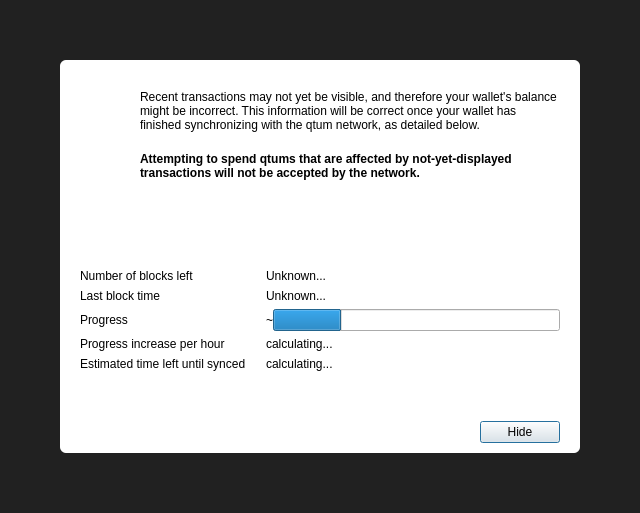
<?xml version="1.0" encoding="UTF-8"?>
<ui version="4.0">
 <class>ModalOverlay</class>
 <widget class="ModalOverlay" name="ModalOverlay">
  <property name="geometry">
   <rect>
    <x>0</x>
    <y>0</y>
    <width>640</width>
    <height>513</height>
   </rect>
  </property>
  <property name="windowTitle">
   <string>Form</string>
  </property>
  <layout class="QVBoxLayout" name="verticalLayout" stretch="0">
   <property name="sizeConstraint">
    <enum>QLayout::SetDefaultConstraint</enum>
   </property>
   <property name="leftMargin">
    <number>0</number>
   </property>
   <property name="topMargin">
    <number>0</number>
   </property>
   <property name="rightMargin">
    <number>0</number>
   </property>
   <property name="bottomMargin">
    <number>0</number>
   </property>
   <item>
    <widget class="QWidget" name="bgWidget" native="true">
     <property name="styleSheet">
      <string notr="true">#bgWidget { background: rgba(0,0,0,220); }</string>
     </property>
     <layout class="QVBoxLayout" name="verticalLayoutMain" stretch="0">
      <property name="leftMargin">
       <number>60</number>
      </property>
      <property name="topMargin">
       <number>60</number>
      </property>
      <property name="rightMargin">
       <number>60</number>
      </property>
      <property name="bottomMargin">
       <number>60</number>
      </property>
      <item>
       <widget class="QWidget" name="contentWidget" native="true">
        <property name="styleSheet">
         <string notr="true">#contentWidget { background: white; border-radius: 6px; }</string>
        </property>
        <layout class="QVBoxLayout" name="verticalLayout_3" stretch="1,0,0">
         <property name="spacing">
          <number>0</number>
         </property>
         <property name="leftMargin">
          <number>20</number>
         </property>
         <property name="topMargin">
          <number>10</number>
         </property>
         <property name="rightMargin">
          <number>20</number>
         </property>
         <property name="bottomMargin">
          <number>10</number>
         </property>
         <item>
          <widget class="QStackedWidget" name="stackedWidget">
           <property name="currentIndex">
            <number>0</number>
           </property>
           <widget class="QWidget" name="page">
            <layout class="QVBoxLayout" name="verticalLayout_2">
             <property name="spacing">
              <number>0</number>
             </property>
             <property name="leftMargin">
              <number>0</number>
             </property>
             <property name="topMargin">
              <number>0</number>
             </property>
             <property name="rightMargin">
              <number>0</number>
             </property>
             <property name="bottomMargin">
              <number>0</number>
             </property>
             <item>
              <layout class="QHBoxLayout" name="horizontalLayoutIconText" stretch="0,1">
               <property name="spacing">
                <number>20</number>
               </property>
               <property name="topMargin">
                <number>20</number>
               </property>
               <item>
                <layout class="QVBoxLayout" name="verticalLayoutIcon">
                 <item>
                  <widget class="QPushButton" name="warningIcon">
                   <property name="enabled">
                    <bool>false</bool>
                   </property>
                   <property name="text">
                    <string/>
                   </property>
                   <property name="icon">
                    <iconset>
                     <normaloff>:/icons/warning</normaloff>
                     <disabledoff>:/icons/warning</disabledoff>:/icons/warning</iconset>
                   </property>
                   <property name="iconSize">
                    <size>
                     <width>48</width>
                     <height>48</height>
                    </size>
                   </property>
                   <property name="flat">
                    <bool>true</bool>
                   </property>
                  </widget>
                 </item>
                 <item>
                  <spacer name="verticalSpacerWarningIcon">
                   <property name="orientation">
                    <enum>Qt::Vertical</enum>
                   </property>
                   <property name="sizeHint" stdset="0">
                    <size>
                     <width>20</width>
                     <height>40</height>
                    </size>
                   </property>
                  </spacer>
                 </item>
                </layout>
               </item>
               <item>
                <layout class="QVBoxLayout" name="verticalLayoutInfoText">
                 <property name="leftMargin">
                  <number>0</number>
                 </property>
                 <property name="topMargin">
                  <number>0</number>
                 </property>
                 <item>
                  <widget class="QLabel" name="infoText">
                   <property name="text">
                    <string>Recent transactions may not yet be visible, and therefore your wallet's balance might be incorrect. This information will be correct once your wallet has finished synchronizing with the qtum network, as detailed below.</string>
                   </property>
                   <property name="textFormat">
                    <enum>Qt::RichText</enum>
                   </property>
                   <property name="wordWrap">
                    <bool>true</bool>
                   </property>
                  </widget>
                 </item>
                 <item>
                  <widget class="QLabel" name="infoTextStrong">
                   <property name="font">
                    <font>
                     <weight>75</weight>
                     <bold>true</bold>
                    </font>
                   </property>
                   <property name="text">
                    <string>Attempting to spend qtums that are affected by not-yet-displayed transactions will not be accepted by the network.</string>
                   </property>
                   <property name="textFormat">
                    <enum>Qt::RichText</enum>
                   </property>
                   <property name="wordWrap">
                    <bool>true</bool>
                   </property>
                  </widget>
                 </item>
                 <item>
                  <spacer name="verticalSpacerInTextSpace">
                   <property name="orientation">
                    <enum>Qt::Vertical</enum>
                   </property>
                   <property name="sizeHint" stdset="0">
                    <size>
                     <width>20</width>
                     <height>40</height>
                    </size>
                   </property>
                  </spacer>
                 </item>
                </layout>
               </item>
              </layout>
             </item>
             <item>
              <layout class="QFormLayout" name="formLayout">
               <property name="fieldGrowthPolicy">
                <enum>QFormLayout::ExpandingFieldsGrow</enum>
               </property>
               <property name="horizontalSpacing">
                <number>20</number>
               </property>
               <property name="verticalSpacing">
                <number>6</number>
               </property>
               <property name="topMargin">
                <number>10</number>
               </property>
               <item row="0" column="0">
                <widget class="QLabel" name="labelNumberOfBlocksLeft">
                 <property name="font">
                  <font>
                   <weight>50</weight>
                   <bold>false</bold>
                  </font>
                 </property>
                 <property name="text">
                  <string>Number of blocks left</string>
                 </property>
                </widget>
               </item>
               <item row="0" column="1">
                <widget class="QLabel" name="numberOfBlocksLeft">
                 <property name="sizePolicy">
                  <sizepolicy hsizetype="Expanding" vsizetype="Preferred">
                   <horstretch>0</horstretch>
                   <verstretch>0</verstretch>
                  </sizepolicy>
                 </property>
                 <property name="text">
                  <string>Unknown...</string>
                 </property>
                </widget>
               </item>
               <item row="1" column="0">
                <widget class="QLabel" name="labelLastBlockTime">
                 <property name="font">
                  <font>
                   <weight>50</weight>
                   <bold>false</bold>
                  </font>
                 </property>
                 <property name="text">
                  <string>Last block time</string>
                 </property>
                </widget>
               </item>
               <item row="1" column="1">
                <widget class="QLabel" name="newestBlockDate">
                 <property name="sizePolicy">
                  <sizepolicy hsizetype="Expanding" vsizetype="Preferred">
                   <horstretch>0</horstretch>
                   <verstretch>0</verstretch>
                  </sizepolicy>
                 </property>
                 <property name="text">
                  <string>Unknown...</string>
                 </property>
                </widget>
               </item>
               <item row="2" column="0">
                <widget class="QLabel" name="labelSyncDone">
                 <property name="font">
                  <font>
                   <weight>50</weight>
                   <bold>false</bold>
                  </font>
                 </property>
                 <property name="text">
                  <string>Progress</string>
                 </property>
                </widget>
               </item>
               <item row="2" column="1">
                <layout class="QHBoxLayout" name="horizontalLayoutSync" stretch="0,1">
                 <item>
                  <widget class="QLabel" name="percentageProgress">
                   <property name="text">
                    <string notr="true">~</string>
                   </property>
                  </widget>
                 </item>
                 <item>
                  <widget class="QProgressBar" name="progressBar">
                   <property name="value">
                    <number>24</number>
                   </property>
                   <property name="format">
                    <string/>
                   </property>
                  </widget>
                 </item>
                </layout>
               </item>
               <item row="4" column="0">
                <widget class="QLabel" name="labelProgressIncrease">
                 <property name="font">
                  <font>
                   <weight>50</weight>
                   <bold>false</bold>
                  </font>
                 </property>
                 <property name="text">
                  <string>Progress increase per hour</string>
                 </property>
                </widget>
               </item>
               <item row="4" column="1">
                <widget class="QLabel" name="progressIncreasePerH">
                 <property name="sizePolicy">
                  <sizepolicy hsizetype="Expanding" vsizetype="Preferred">
                   <horstretch>0</horstretch>
                   <verstretch>0</verstretch>
                  </sizepolicy>
                 </property>
                 <property name="text">
                  <string>calculating...</string>
                 </property>
                </widget>
               </item>
               <item row="5" column="0">
                <widget class="QLabel" name="labelEstimatedTimeLeft">
                 <property name="font">
                  <font>
                   <weight>50</weight>
                   <bold>false</bold>
                  </font>
                 </property>
                 <property name="text">
                  <string>Estimated time left until synced</string>
                 </property>
                </widget>
               </item>
               <item row="5" column="1">
                <widget class="QLabel" name="expectedTimeLeft">
                 <property name="sizePolicy">
                  <sizepolicy hsizetype="Expanding" vsizetype="Preferred">
                   <horstretch>0</horstretch>
                   <verstretch>0</verstretch>
                  </sizepolicy>
                 </property>
                 <property name="text">
                  <string>calculating...</string>
                 </property>
                </widget>
               </item>
              </layout>
             </item>
            </layout>
           </widget>
           <widget class="QWidget" name="page_2">
            <layout class="QVBoxLayout" name="verticalLayout_4">
             <property name="spacing">
              <number>15</number>
             </property>
             <property name="topMargin">
              <number>40</number>
             </property>
             <property name="bottomMargin">
              <number>40</number>
             </property>
             <item>
              <layout class="QHBoxLayout" name="horizontalLayout_2">
               <item>
                <spacer name="horizontalSpacer_4">
                 <property name="orientation">
                  <enum>Qt::Horizontal</enum>
                 </property>
                 <property name="sizeHint" stdset="0">
                  <size>
                   <width>40</width>
                   <height>20</height>
                  </size>
                 </property>
                </spacer>
               </item>
               <item>
                <widget class="QPushButton" name="warningIconBackup">
                 <property name="enabled">
                  <bool>false</bool>
                 </property>
                 <property name="text">
                  <string/>
                 </property>
                 <property name="icon">
                  <iconset>
                   <normaloff>:/styles/app-icons/message_warning</normaloff>
                   <disabledoff>:/styles/app-icons/message_warning</disabledoff>:/styles/app-icons/message_warning</iconset>
                 </property>
                 <property name="iconSize">
                  <size>
                   <width>120</width>
                   <height>120</height>
                  </size>
                 </property>
                 <property name="flat">
                  <bool>true</bool>
                 </property>
                </widget>
               </item>
               <item>
                <spacer name="horizontalSpacer_5">
                 <property name="orientation">
                  <enum>Qt::Horizontal</enum>
                 </property>
                 <property name="sizeHint" stdset="0">
                  <size>
                   <width>40</width>
                   <height>20</height>
                  </size>
                 </property>
                </spacer>
               </item>
              </layout>
             </item>
             <item>
              <widget class="QLabel" name="labelNote">
               <property name="text">
                <string>IMPORTANT NOTE!</string>
               </property>
               <property name="alignment">
                <set>Qt::AlignCenter</set>
               </property>
              </widget>
             </item>
             <item>
              <widget class="QLabel" name="labelMessage">
               <property name="text">
                <string>Making a backup of your wallet helps ensure you can always maintain access to your funds. Please backup your wallet in order to avoid losing funds.</string>
               </property>
               <property name="alignment">
                <set>Qt::AlignCenter</set>
               </property>
               <property name="wordWrap">
                <bool>true</bool>
               </property>
              </widget>
             </item>
             <item>
              <spacer name="verticalSpacer">
               <property name="orientation">
                <enum>Qt::Vertical</enum>
               </property>
               <property name="sizeType">
                <enum>QSizePolicy::Expanding</enum>
               </property>
               <property name="sizeHint" stdset="0">
                <size>
                 <width>20</width>
                 <height>40</height>
                </size>
               </property>
              </spacer>
             </item>
             <item>
              <layout class="QHBoxLayout" name="horizontalLayout">
               <item>
                <spacer name="horizontalSpacer_2">
                 <property name="orientation">
                  <enum>Qt::Horizontal</enum>
                 </property>
                 <property name="sizeHint" stdset="0">
                  <size>
                   <width>40</width>
                   <height>20</height>
                  </size>
                 </property>
                </spacer>
               </item>
               <item>
                <widget class="QPushButton" name="walletBackupButton">
                 <property name="text">
                  <string>Wallet backup</string>
                 </property>
                </widget>
               </item>
               <item>
                <spacer name="horizontalSpacer_3">
                 <property name="orientation">
                  <enum>Qt::Horizontal</enum>
                 </property>
                 <property name="sizeHint" stdset="0">
                  <size>
                   <width>40</width>
                   <height>20</height>
                  </size>
                 </property>
                </spacer>
               </item>
              </layout>
             </item>
            </layout>
           </widget>
          </widget>
         </item>
         <item>
          <spacer name="verticalSpacerAfterText">
           <property name="orientation">
            <enum>Qt::Vertical</enum>
           </property>
           <property name="sizeHint" stdset="0">
            <size>
             <width>20</width>
             <height>40</height>
            </size>
           </property>
          </spacer>
         </item>
         <item>
          <layout class="QHBoxLayout" name="horizontalLayoutButtons">
           <property name="leftMargin">
            <number>10</number>
           </property>
           <property name="topMargin">
            <number>10</number>
           </property>
           <item>
            <spacer name="horizontalSpacer">
             <property name="orientation">
              <enum>Qt::Horizontal</enum>
             </property>
             <property name="sizeHint" stdset="0">
              <size>
               <width>40</width>
               <height>20</height>
              </size>
             </property>
            </spacer>
           </item>
           <item>
            <widget class="QPushButton" name="closeButton">
             <property name="text">
              <string>Hide</string>
             </property>
             <property name="focusPolicy">
              <enum>Qt::StrongFocus</enum>
             </property>
             <property name="default">
              <bool>true</bool>
             </property>
            </widget>
           </item>
          </layout>
         </item>
        </layout>
       </widget>
      </item>
     </layout>
    </widget>
   </item>
  </layout>
 </widget>
 <customwidgets>
  <customwidget>
   <class>ModalOverlay</class>
   <extends>QWidget</extends>
   <header>qt/modaloverlay.h</header>
   <container>1</container>
  </customwidget>
 </customwidgets>
 <resources/>
 <connections/>
</ui>
